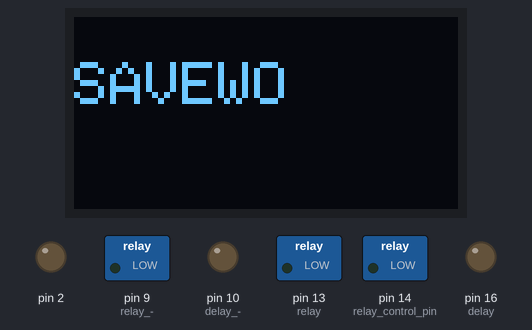
A sketch run on a simulated Arduino Uno, built with avr-gcc and run on an emulated ATmega328P. On the bench: 128×64 one-colour display, switched loads named in the sketch (green lamp = pin HIGH), output pins drawn as LEDs (lit = HIGH). Pins used as bus, display or sensor lines are not drawn.

Above: at 1.1 s.
At 2.1 s:
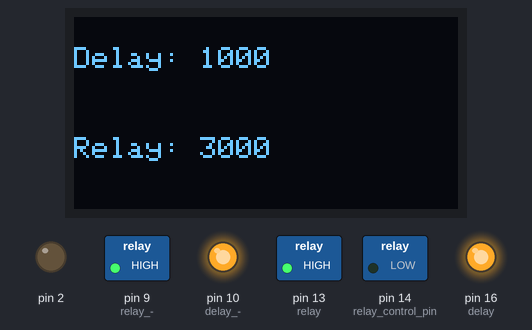

Measured:
- what the display in image 0 shows lasts 1.0 s, from 1.1 s to 2.1 s

The sketch:

MetalSensor_PL08N.ino
```cpp
// OLED settings
#include <Wire.h>
#include <Adafruit_GFX.h>
#include <Adafruit_SH110X.h>
#define i2c_Address 0x3c //initialize with the I2C addr 0x3C
#define SCREEN_WIDTH 128 // OLED display width, in pixels
#define SCREEN_HEIGHT 64 // OLED display height, in pixels
#define OLED_RESET -1   //   QT-PY / XIAO
Adafruit_SH1106G display = Adafruit_SH1106G(SCREEN_WIDTH, SCREEN_HEIGHT, &Wire, OLED_RESET);

int value = 0;

long delaycount = 1000;
long relayPeriod = 3000;

int bs = 0;
int bs2 = 0;
int bs3 = 0;
int bs4 = 0;

void setup() {
  Serial.begin(9600);

  delay(1000);

  // OLED Start
  display.begin(i2c_Address, true);
  display.clearDisplay();
  display.setTextSize(2);
  display.setTextColor(1);
  display.setCursor(0, 15);
  display.print("SAVEWO");
  display.display();
  delay(1000);

  pinMode(12, OUTPUT); // sensor pin
  digitalWrite(12, HIGH);

  pinMode(14, OUTPUT); // relay control pin
  digitalWrite(14, LOW);

  pinMode(16, OUTPUT); // delay +
  pinMode(10, OUTPUT); // delay -
  pinMode(13, OUTPUT); // relay +
  pinMode(9, OUTPUT); // relay -

  digitalWrite(9, HIGH);
  digitalWrite(10, HIGH);
  digitalWrite(13, HIGH);
  digitalWrite(16, HIGH);

  //esp running
  pinMode(2, OUTPUT);
  digitalWrite(2, LOW);
}

void loop() {
  _relaycontrol();
  _button();
  _display();
  delay(1);
}


void _relaycontrol() {
  if (digitalRead(12) == HIGH) {
    //value = 1;
    digitalWrite(14, LOW);
  }
  else if (digitalRead(12) == LOW) {
    //value = 0;
    delay(delaycount);
    digitalWrite(14, HIGH);
    delay(relayPeriod);
  }
  //Serial.println(value);
}

void _button() {
  if (digitalRead(9) == LOW && bs == 0 && relayPeriod > 0) {
    relayPeriod = relayPeriod - 1000;
    bs = 1;
  } else if (digitalRead(9) == HIGH && bs == 1) {
    bs = 0;
  }

  if (digitalRead(10) == LOW && bs2 == 0 && delaycount > 0) {
    delaycount = delaycount - 1000;
    bs2 = 1;
  } else if (digitalRead(10) == HIGH && bs2 == 1) {
    bs2 = 0;
  }

  if (digitalRead(13) == LOW && bs3 == 0) {
    relayPeriod = relayPeriod + 1000;
    bs3 = 1;
  } else if (digitalRead(13) == HIGH && bs3 == 1) {
    bs3 = 0;
  }

  if (digitalRead(16) == LOW && bs4 == 0) {
    delaycount = delaycount + 1000;
    bs4 = 1;
  } else if (digitalRead(16) == HIGH && bs4 == 1) {
    bs4 = 0;
  }
}

void _display() {
  display.clearDisplay();
  display.setTextSize(1);
  display.setTextColor(1);
  display.setCursor(0, 10);
  display.print("Delay: ");
  display.print(delaycount);
  display.setCursor(0, 40);
  display.print("Relay: ");
  display.print(relayPeriod);
  display.display();
  delay(1);
}
```
